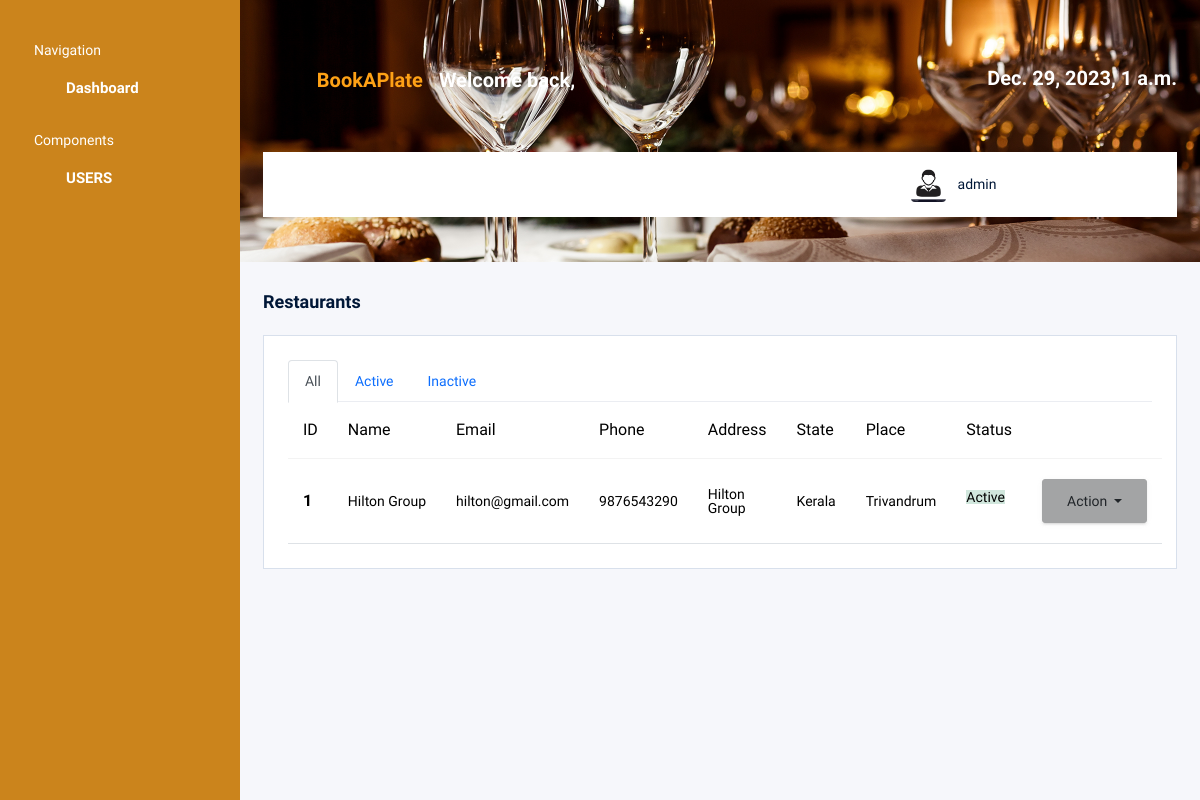
Before: /admin_user/restaurant_list/ (signed in) with the older database file.
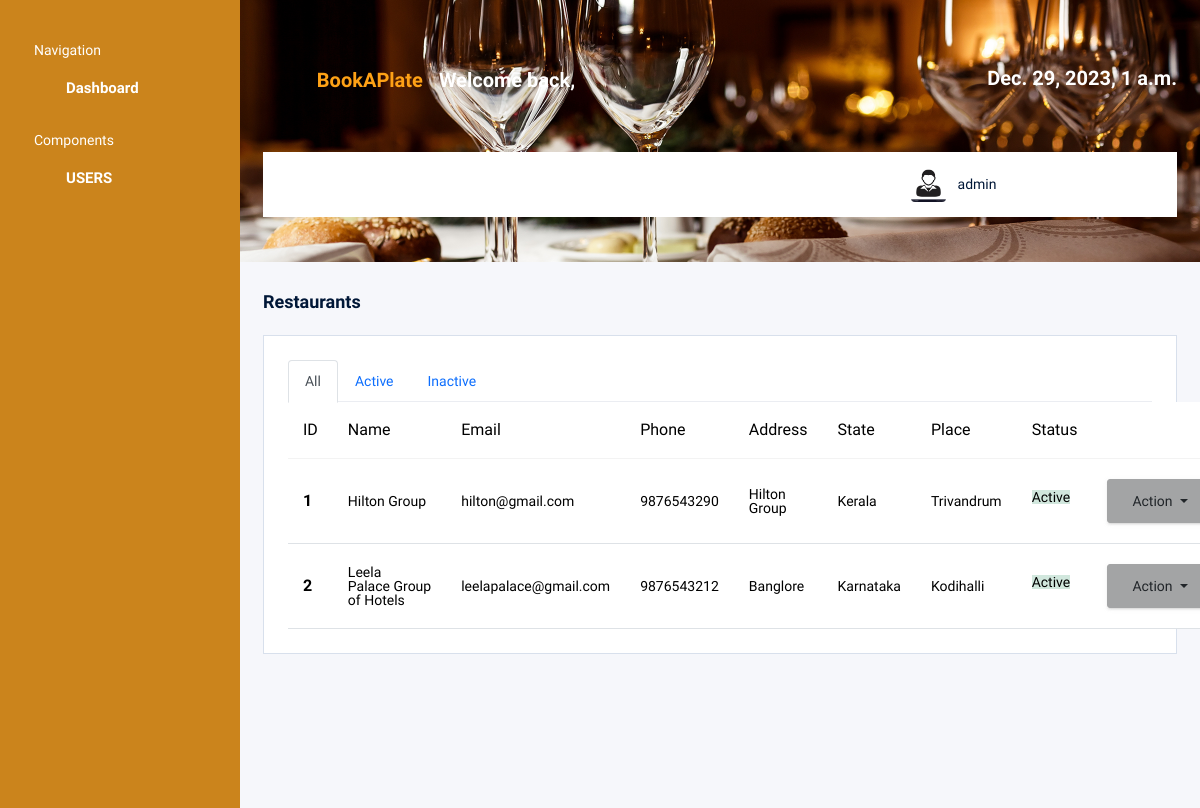
After: the same page with the newer database file.
### admin_workbench/models.py (models this page shows)
class Restaurant(models.Model):
    restaurant_id = models.AutoField(primary_key=True)
    phone = models.CharField(max_length=13, unique=True)
    address = models.CharField(max_length=100)
    place = models.CharField(max_length=100)
    STATES_CHOICES = [
    ('','Select State'),
    ('Andhra Pradesh', 'Andhra Pradesh'),
    ('Arunachal Pradesh', 'Arunachal Pradesh'),
    ('Assam', 'Assam'),
    ('Bihar', 'Bihar'),
    ('Chhattisgarh', 'Chhattisgarh'),
    ('Goa', 'Goa'),
    ('Gujarat', 'Gujarat'),
    ('Haryana', 'Haryana'),
    ('Himachal Pradesh', 'Himachal Pradesh'),
    ('Jharkhand', 'Jharkhand'),
    ('Karnataka', 'Karnataka'),
    ('Kerala', 'Kerala'),
    ('Madhya Pradesh', 'Madhya Pradesh'),
    ('Maharashtra', 'Maharashtra'),
    ('Manipur', 'Manipur'),
    ('Meghalaya', 'Meghalaya'),
    ('Mizoram', 'Mizoram'),
    ('Nagaland', 'Nagaland'),
    ('Odisha', 'Odisha'),
    ('Punjab', 'Punjab'),
    ('Rajasthan', 'Rajasthan'),
    ('Sikkim', 'Sikkim'),
    ('Tamil Nadu', 'Tamil Nadu'),
    ('Telangana', 'Telangana'),
    ('Tripura', 'Tripura'),
    ('Uttar Pradesh', 'Uttar Pradesh'),
    ('Uttarakhand', 'Uttarakhand'),
    ('West Bengal', 'West Bengal')
]
    state = models.CharField(max_length=100, choices=STATES_CHOICES, default='Kerala')
    status = models.CharField(max_length=10, default='Inactive')
    profile_photo = models.ImageField(upload_to='restaurant_profile/', null=True)
    pancard = models.ImageField(upload_to='business_pan/', null=True)
    description = models.TextField()
    fssai_registration_number = models.DecimalField(max_digits=14, unique=True, decimal_places=0)
    license_number = models.CharField(max_length=100, unique=True)
    user = models.OneToOneField(User, on_delete=models.CASCADE)

### admin_workbench/views.py (the view)
# urls.py: path('restaurant_list/',RestaurantListView,name='restaurant_list'),
@login_required
def RestaurantListView(request):
    logged_user=request.user
    restaurants= Restaurant.objects.all()
    active_restaurants=Restaurant.objects.filter(status='Active')
    inactive_restaurants= Restaurant.objects.filter(status='Inactive')
    context= {
        'restaurants': restaurants,
        'active_restaurants': active_restaurants,
        'inactive_restaurants': inactive_restaurants,
        'today':datetime.now(),
        'logged_user':logged_user,
    }
    return render(request,'admin_workbench/restaurant_list.html',context)

### admin_workbench/templates/admin_workbench/restaurant_list.html (shortened to what this page needs)
{% extends 'admin_workbench/base.html'%}
{% block content %}
<div class="content-wrapper">
          <div class="row">
            <div class="col-md-12 grid-margin">
              <h5 class="card-title fw-semibold mb-4">Restaurants</h5>
              <div class="card">
                <div class="card-body p-4">
                  <ul class="nav nav-tabs" id="myTab" role="tablist">
  <li class="nav-item" role="presentation">
    <button class="nav-link active" id="all-tab" data-bs-toggle="tab" data-bs-target="#all" type="button" role="tab" aria-controls="all" aria-selected="true">All</button>
  </li>
  <li class="nav-item" role="presentation">
    <button class="nav-link" id="active-tab" data-bs-toggle="tab" data-bs-target="#profile" type="button" role="tab" aria-controls="profile" aria-selected="false">Active</button>
  </li>
  <li class="nav-item" role="presentation">
    <button class="nav-link" id="inactive-tab" data-bs-toggle="tab" data-bs-target="#inactive" type="button" role="tab" aria-controls="inactive" aria-selected="false">Inactive</button>
  </li>
</ul>
<div class="tab-content" id="myTabContent">
  <div class="tab-pane fade show active" id="all" role="tabpanel" aria-labelledby="all-tab">
    <div class="table-responsive-sm">
    <table class="table table-hover ">
    <thead>
    <tr>
      <th scope="col">ID</th>
      <th scope="col">Name</th>
      <th scope="col">Email</th>
      <th scope="col">Phone</th>
      <th scope="col">Address</th>
      <th scope="col">State</th>
      <th scope="col">Place</th>
      <th scope="col">Status</th>
      <th scope="col"></th>
    </tr>
  </thead>
  <tbody>
    {% if restaurants %}
    {% for restaurant in restaurants %}
    <tr>
      <th scope="row">{{ restaurant.restaurant_id }}</th>
      <td>{{restaurant.user.first_name}}&nbsp;{{restaurant.user.last_name}}</td>
      <td>{{restaurant.user.email}}</td>
      <td>{{restaurant.phone}}</td>
      <td>{{restaurant.address}}</td>
      <td>{{restaurant.state}}</td>
      <td>{{restaurant.place}}</td>
      {% if restaurant.status == 'Active' %}
        <td><label class="bg bg-success-subtle">{{restaurant.status}}</label></td>
      {% else %}
        <td><label class="bg bg-danger-subtle">{{restaurant.status}}</label></td>
      {% endif %}
      <td> <div class="btn-group">
  <button type="button" class="btn btn-secondary dropdown-toggle" data-bs-toggle="dropdown" aria-expanded="false">
   Action
  </button>
</div></td>
    </tr>
    {% endfor %}
    {% else %}
      <tr>
        <th scope="row" colspan="9" class="text-center"><p>No records to display</p></th>
      </tr>
      {% endif %}
  </tbody>
</table></div>
</div>
</div>
                </div>
              </div>
            </div>
          </div>
        </div>
{% endblock %}

Changed rows visible on the page:
added Restaurant: restaurant_id "2", user.first_name "Leela Palace", user.last_name "Group of Hotels", user.email "leelapalace@gmail.com", phone "9876543212", address "Banglore", state "Karnataka", place "Kodihalli", status "Active"
